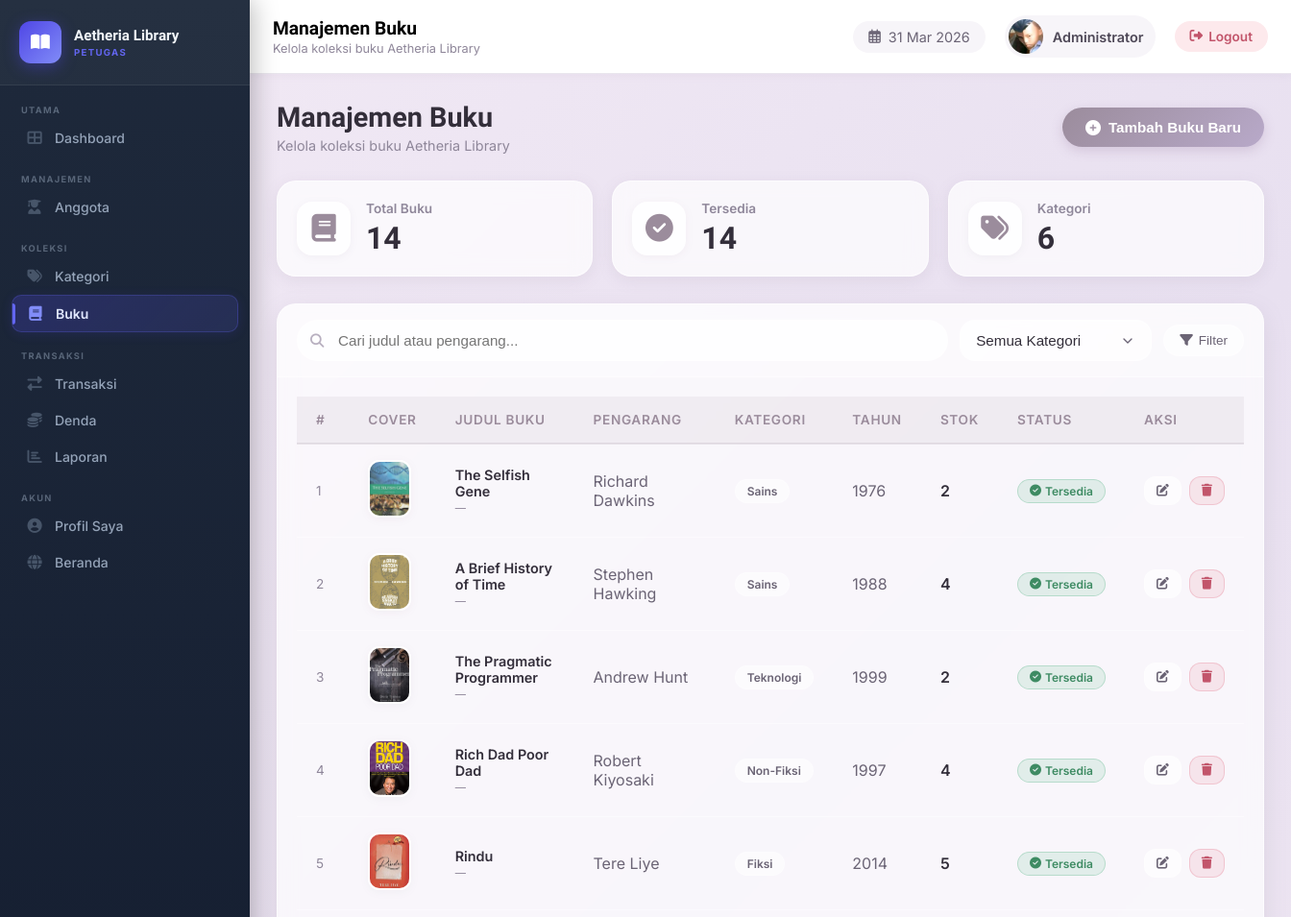
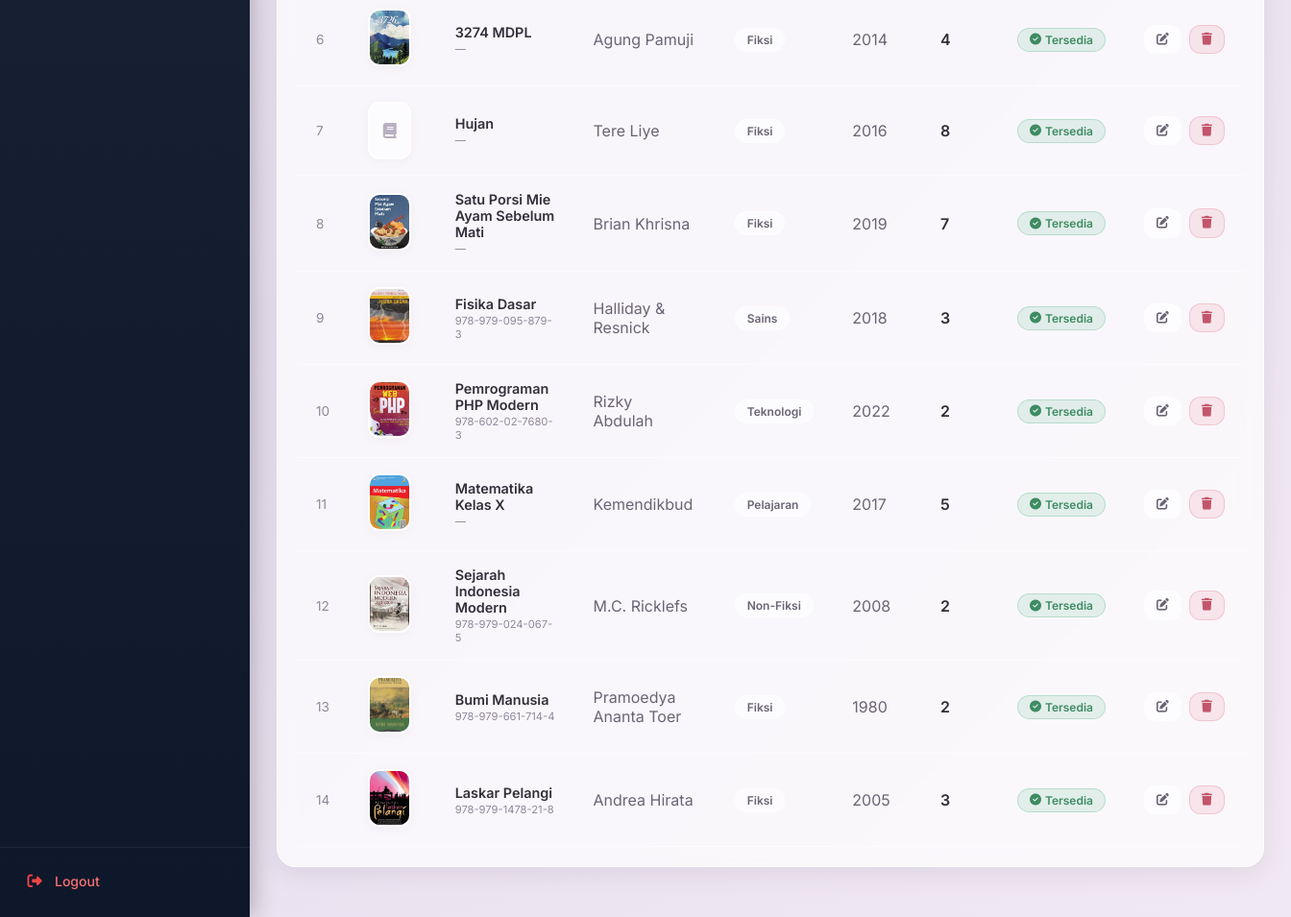
The app's page /petugas/buku.php (signed in) with its own data (2 pictures, top to bottom).
### tables this page shows
CREATE TABLE `pengguna` (
  `id_pengguna` int(11) NOT NULL,
  `username` varchar(50) NOT NULL,
  `password` varchar(255) NOT NULL,
  `nama_pengguna` varchar(100) NOT NULL,
  `email` varchar(100) DEFAULT NULL,
  `level` enum('admin','petugas') NOT NULL DEFAULT 'petugas',
  `foto` varchar(255) DEFAULT NULL,
  `created_at` datetime DEFAULT current_timestamp()
);

CREATE TABLE `buku` (
  `id_buku` int(11) NOT NULL,
  `id_kategori` int(11) DEFAULT NULL,
  `judul_buku` varchar(200) NOT NULL,
  `pengarang` varchar(100) NOT NULL,
  `penerbit` varchar(100) NOT NULL,
  `tahun_terbit` year(4) NOT NULL,
  `isbn` varchar(30) DEFAULT NULL,
  `deskripsi` text DEFAULT NULL,
  `stok` int(11) NOT NULL DEFAULT 1,
  `status` enum('tersedia','tidak') NOT NULL DEFAULT 'tersedia',
  `cover` varchar(255) DEFAULT NULL,
  `created_at` datetime DEFAULT current_timestamp()
);

CREATE TABLE `kategori` (
  `id_kategori` int(11) NOT NULL,
  `nama_kategori` varchar(100) NOT NULL,
  `deskripsi` text DEFAULT NULL,
  `created_at` datetime DEFAULT current_timestamp()
);

### includes/session.php (called while the page is built, shortened)
<?php
function getPenggunaId()    { initSession(); return $_SESSION['pengguna_id']    ?? null; }
function getPenggunaName()  { initSession(); return $_SESSION['pengguna_nama']  ?? ''; }

### petugas/buku.php (the view, shortened to what this page needs)
<?php
require_once '../includes/session.php';
$conn = getConnection();
$totalBuku = $conn->query("SELECT COUNT(*) as total FROM buku")->fetch_assoc()['total'];
$totalTersedia = $conn->query("SELECT COUNT(*) as total FROM buku WHERE status='tersedia'")->fetch_assoc()['total'];
$totalKategori = $conn->query("SELECT COUNT(*) as total FROM kategori")->fetch_assoc()['total'];
$search = isset($_GET['search']) ? $_GET['search'] : '';
$search = $conn->real_escape_string($search);
$q = "SELECT b.*, k.nama_kategori FROM buku b LEFT JOIN kategori k ON b.id_kategori=k.id_kategori WHERE 1=1";
$q .= " ORDER BY b.id_buku DESC";
$books = $conn->query($q);
$page_title = 'Manajemen Buku';
$page_sub   = 'Kelola koleksi buku Aetheria Library';
?>
<!DOCTYPE html>
<html lang="id">
<head>
    <link rel="stylesheet" href="https://cdnjs.cloudflare.com/ajax/libs/font-awesome/6.4.0/css/all.min.css">
    <link rel="stylesheet" href="../assets/css/petugas/buku.css?v=<?= @filemtime('../assets/css/petugas/buku.css')?:time() ?>">
</head>
<body>
    <div class="app-wrap">
        <?php include 'includes/nav.php'; ?>
        <div class="main-area">
            <?php include 'includes/header.php'; ?>
            <main class="content">
                <div class="page-header">
                    <div>
                        <h1 class="page-header-title">Manajemen Buku</h1>
                        <p class="page-header-sub">Kelola koleksi buku Aetheria Library</p>
                    </div>
                    <button class="btn-primary" onclick="document.getElementById('addModal').style.display='flex'">
                        <i class="fas fa-plus-circle"></i>
                        Tambah Buku Baru
                    </button>
                </div>
                <div class="stats-grid">
                    <div class="stat-card">
                        <div class="stat-icon"><i class="fas fa-book"></i></div>
                        <div class="stat-info">
                            <h3>Total Buku</h3>
                            <div class="stat-number"><?= $totalBuku ?></div>
                        </div>
                    </div>
                    <div class="stat-card">
                        <div class="stat-icon"><i class="fas fa-check-circle"></i></div>
                        <div class="stat-info">
                            <h3>Tersedia</h3>
                            <div class="stat-number"><?= $totalTersedia ?></div>
                        </div>
                    </div>
                    <div class="stat-card">
                        <div class="stat-icon"><i class="fas fa-tags"></i></div>
                        <div class="stat-info">
                            <h3>Kategori</h3>
                            <div class="stat-number"><?= $totalKategori ?></div>
                        </div>
                    </div>
                </div>
                <div class="card">
                    <form method="GET" class="filter-bar">
                        <div class="search-wrap">
                            <i class="fas fa-search"></i>
                            <input type="text" name="search" placeholder="Cari judul atau pengarang..."
                                value="<?= htmlspecialchars($search) ?>">
                        </div>
                        <select name="kat" class="form-control" style="width:200px">
                            <option value="">Semua Kategori</option>
                        </select>
                        <button type="submit" class="btn-ghost btn-sm"><i class="fas fa-filter"></i> Filter</button>
                    </form>
                    <div class="table-wrap">
                        <table>
                            <thead>
                                <tr>
                                    <th>#</th>
                                    <th>Cover</th>
                                    <th>Judul Buku</th>
                                    <th>Pengarang</th>
                                    <th>Kategori</th>
                                    <th>Tahun</th>
                                    <th>Stok</th>
                                    <th>Status</th>
                                    <th>Aksi</th>
                                </tr>
                            </thead>
                            <tbody>
                                <?php if ($books && $books->num_rows > 0): $no=1; while($b=$books->fetch_assoc()): ?>
                                <tr>
                                    <td class="text-muted text-sm"><?= $no++ ?></td>
                                    <td class="book-cover-cell">
                                        <?php if (!empty($b['cover']) && file_exists('../' . $b['cover'])): ?>
                                        <img src="../<?= htmlspecialchars($b['cover']) ?>" class="cover-thumb"
                                            alt="cover">
                                        <?php else: ?>
                                        <div class="cover-thumb"
                                            style="background: rgba(255,255,255,0.5); display: flex; align-items: center; justify-content: center;">
                                            <i class="fas fa-book" style="color: var(--neutral-400);"></i>
                                        </div>
                                        <?php endif; ?>
                                    </td>
                                    <td>
                                        <div class="book-info-main"><?= htmlspecialchars($b['judul_buku']) ?></div>
                                        <div class="book-info-sub"><?= htmlspecialchars($b['isbn'] ?: '—') ?></div>
                                    </td>
                                    <td><?= htmlspecialchars($b['pengarang']) ?></td>
                                    <td><span
                                            class="badge badge-muted"><?= htmlspecialchars($b['nama_kategori'] ?: '—') ?></span>
                                    </td>
                                    <td><?= $b['tahun_terbit'] ?></td>
                                    <td class="fw-600"><?= $b['stok'] ?></td>
                                    <td>
                                        <span
                                            class="badge <?= $b['status']==='tersedia' ? 'status-tersedia' : 'status-terlambat' ?>">
                                            <i
                                                class="fas <?= $b['status']==='tersedia' ? 'fa-check-circle' : 'fa-times-circle' ?>"></i>
                                            <?= $b['status']==='tersedia' ? 'Tersedia' : 'Habis' ?>
                                        </span>
                                    </td>
                                    <td>
                                        <div class="action-btns">
                                            <a href="?edit=<?= $b['id_buku'] ?>" class="btn-action btn-edit"
                                                title="Edit">
                                                <i class="fas fa-edit"></i>
                                            </a>
                                            <form method="POST" onsubmit="return confirm('Hapus buku ini?')"
                                                style="display:inline">
                                                <button type="submit" name="delete" class="btn-action btn-danger"
                                                    title="Hapus">
                                                    <i class="fas fa-trash"></i>
                                                </button>
                                            </form>
                                        </div>
                                    </td>
                                </tr>
                                <?php endwhile; endif; ?>
                            </tbody>
                        </table>
                    </div>
                </div>
            </main>
        </div>
    </div>
</body>
</html>

### petugas/includes/header.php (shortened to what this page needs)
<?php
$page_title = $page_title ?? 'Dashboard';
$page_sub   = $page_sub   ?? 'Panel Petugas · Aetheria Library';
require_once dirname(__DIR__, 2) . '/includes/session.php';
$conn = getConnection();
$userId = getPenggunaId();
$stmt = $conn->prepare("SELECT foto, nama_pengguna FROM pengguna WHERE id_pengguna = ?");
$stmt->bind_param("i", $userId);
$stmt->execute();
$userData = $stmt->get_result()->fetch_assoc();
$initials = '';
$nama = $userData['nama_pengguna'] ?? getPenggunaName();
foreach (explode(' ', trim($nama)) as $w) {
    $initials .= strtoupper(mb_substr($w, 0, 1));
}
$fotoPath = (!empty($userData['foto']) && file_exists(dirname(__DIR__, 2) . '/' . $userData['foto']))
            ? '../' . htmlspecialchars($userData['foto'])
            : null;
?>
<header class="topbar no-print">
    <div class="topbar-left">
        <div>
            <div class="page-title"><?= htmlspecialchars($page_title) ?></div>
            <div class="page-breadcrumb"><?= htmlspecialchars($page_sub) ?></div>
        </div>
    </div>
    <div class="topbar-right">
        <div class="topbar-date">
            <i class="far fa-calendar-alt"></i> <?= date('d M Y') ?>
        </div>
        <div class="topbar-user">
            <?php if ($fotoPath): ?>
            <div class="topbar-avatar">
                <img src="<?= $fotoPath ?>" alt="Foto Profil">
            </div>
            <?php else: ?>
            <div class="topbar-avatar petugas"><?= $initials ?></div>
            <?php endif; ?>
            <span class="topbar-username"><?= htmlspecialchars(getPenggunaName()) ?></span>
        </div>
        <a href="logout.php" class="btn-logout">
            <i class="fas fa-sign-out-alt"></i>
            <span>Logout</span>
        </a>
    </div>
</header>

### records on screen
pengguna: foto (picture)
buku: cover (picture), judul_buku "The Selfish Gene", isbn "—", pengarang "Richard Dawkins", id_kategori.nama_kategori "Sains", tahun_terbit "1976", stok "2", status "Tersedia"
buku: cover (picture), judul_buku "A Brief History of Time", isbn "—", pengarang "Stephen Hawking", id_kategori.nama_kategori "Sains", tahun_terbit "1988", stok "4", status "Tersedia"
buku: cover (picture), judul_buku "The Pragmatic Programmer", isbn "—", pengarang "Andrew Hunt", id_kategori.nama_kategori "Teknologi", tahun_terbit "1999", stok "2", status "Tersedia"
buku: cover (picture), judul_buku "Rich Dad Poor Dad", isbn "—", pengarang "Robert Kiyosaki", id_kategori.nama_kategori "Non-Fiksi", tahun_terbit "1997", stok "4", status "Tersedia"
buku: cover (picture), judul_buku "Rindu", isbn "—", pengarang "Tere Liye", id_kategori.nama_kategori "Fiksi", tahun_terbit "2014", stok "5", status "Tersedia"
buku: cover (picture), judul_buku "3274 MDPL", isbn "—", pengarang "Agung Pamuji", id_kategori.nama_kategori "Fiksi", tahun_terbit "2014", stok "4", status "Tersedia"
buku: judul_buku "Hujan", isbn "—", pengarang "Tere Liye", id_kategori.nama_kategori "Fiksi", tahun_terbit "2016", stok "8", status "Tersedia"
buku: cover (picture), judul_buku "Satu Porsi Mie Ayam Sebelum Mati", isbn "—", pengarang "Brian Khrisna", id_kategori.nama_kategori "Fiksi", tahun_terbit "2019", stok "7", status "Tersedia"
buku: cover (picture), judul_buku "Fisika Dasar", isbn "978-979-095-879-3", pengarang "Halliday & Resnick", id_kategori.nama_kategori "Sains", tahun_terbit "2018", stok "3", status "Tersedia"
buku: cover (picture), judul_buku "Pemrograman PHP Modern", isbn "978-602-02-7680-3", pengarang "Rizky Abdulah", id_kategori.nama_kategori "Teknologi", tahun_terbit "2022", stok "2", status "Tersedia"
buku: cover (picture), judul_buku "Matematika Kelas X", isbn "—", pengarang "Kemendikbud", id_kategori.nama_kategori "Pelajaran", tahun_terbit "2017", stok "5", status "Tersedia"
buku: cover (picture), judul_buku "Sejarah Indonesia Modern", isbn "978-979-024-067-5", pengarang "M.C. Ricklefs", id_kategori.nama_kategori "Non-Fiksi", tahun_terbit "2008", stok "2", status "Tersedia"
buku: cover (picture), judul_buku "Bumi Manusia", isbn "978-979-661-714-4", pengarang "Pramoedya Ananta Toer", id_kategori.nama_kategori "Fiksi", tahun_terbit "1980", stok "2", status "Tersedia"
buku: cover (picture), judul_buku "Laskar Pelangi", isbn "978-979-1478-21-8", pengarang "Andrea Hirata", id_kategori.nama_kategori "Fiksi", tahun_terbit "2005", stok "3", status "Tersedia"

### other values on screen
$page_title "Manajemen Buku"
$page_sub "Kelola koleksi buku Aetheria Library"
getPenggunaName() "Administrator"
$totalBuku "14"
$totalTersedia "14"
$totalKategori "6"
